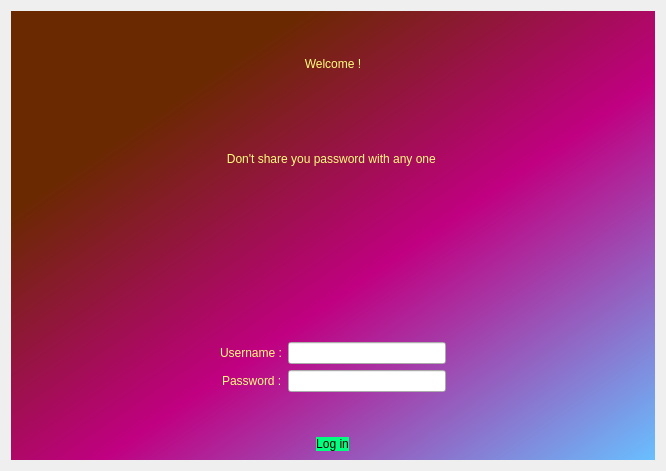
<?xml version="1.0" encoding="UTF-8"?>
<ui version="4.0">
 <class>Dialog</class>
 <widget class="QDialog" name="Dialog">
  <property name="geometry">
   <rect>
    <x>0</x>
    <y>0</y>
    <width>666</width>
    <height>471</height>
   </rect>
  </property>
  <property name="windowTitle">
   <string>LOGIN WINDOW</string>
  </property>
  <layout class="QGridLayout" name="gridLayout">
   <item row="1" column="0">
    <widget class="QWidget" name="wg" native="true">
     <property name="styleSheet">
      <string notr="true">QWidget#wg{
background-color: qlineargradient(spread:pad, x1:0.221591, y1:0.211, x2:1, y2:1, stop:0.0113636 rgba(106, 41, 0, 255), stop:0.454545 rgba(192, 0, 129, 255), stop:1 rgba(104, 192, 255, 255));
}</string>
     </property>
     <layout class="QGridLayout" name="gridLayout_2">
      <item row="0" column="0">
       <widget class="QLabel" name="mainline">
        <property name="layoutDirection">
         <enum>Qt::LeftToRight</enum>
        </property>
        <property name="styleSheet">
         <string notr="true">font: 28pt &quot;Algerian&quot;;
color: rgb(255, 255, 127);</string>
        </property>
        <property name="text">
         <string>Welcome !</string>
        </property>
        <property name="alignment">
         <set>Qt::AlignCenter</set>
        </property>
       </widget>
      </item>
      <item row="4" column="0">
       <layout class="QFormLayout" name="formLayout">
        <property name="labelAlignment">
         <set>Qt::AlignRight|Qt::AlignTrailing|Qt::AlignVCenter</set>
        </property>
        <property name="formAlignment">
         <set>Qt::AlignLeading|Qt::AlignLeft|Qt::AlignVCenter</set>
        </property>
        <property name="leftMargin">
         <number>200</number>
        </property>
        <property name="rightMargin">
         <number>200</number>
        </property>
        <property name="bottomMargin">
         <number>0</number>
        </property>
        <item row="0" column="0">
         <widget class="QLabel" name="label_3">
          <property name="styleSheet">
           <string notr="true">font: 75 14pt &quot;MS Shell Dlg 2&quot;;
color: rgb(255, 255, 127);</string>
          </property>
          <property name="text">
           <string>Username :</string>
          </property>
         </widget>
        </item>
        <item row="0" column="1">
         <widget class="QLineEdit" name="username">
          <property name="styleSheet">
           <string notr="true">font: 75 14pt &quot;MS Shell Dlg 2&quot;;
color: rgb(0, 0, 0);</string>
          </property>
         </widget>
        </item>
        <item row="1" column="0">
         <widget class="QLabel" name="label_4">
          <property name="styleSheet">
           <string notr="true">font: 75 14pt &quot;MS Shell Dlg 2&quot;;
color: rgb(255, 255, 127);</string>
          </property>
          <property name="text">
           <string>Password :</string>
          </property>
         </widget>
        </item>
        <item row="1" column="1">
         <widget class="QLineEdit" name="password">
          <property name="layoutDirection">
           <enum>Qt::LeftToRight</enum>
          </property>
          <property name="styleSheet">
           <string notr="true">font: 75 14pt &quot;MS Shell Dlg 2&quot;;
color: rgb(0, 0, 0);</string>
          </property>
          <property name="echoMode">
           <enum>QLineEdit::Password</enum>
          </property>
         </widget>
        </item>
       </layout>
      </item>
      <item row="6" column="0" alignment="Qt::AlignHCenter">
       <widget class="QPushButton" name="login">
        <property name="layoutDirection">
         <enum>Qt::LeftToRight</enum>
        </property>
        <property name="styleSheet">
         <string notr="true">border-radius:20px ;
font: 35pt &quot;Bauhaus 93&quot;;
background-color: rgb(0, 255, 127);</string>
        </property>
        <property name="text">
         <string>Log in</string>
        </property>
       </widget>
      </item>
      <item row="2" column="0">
       <widget class="QLabel" name="error">
        <property name="styleSheet">
         <string notr="true">color: rgb(255, 255, 255);
font: 10pt &quot;Elephant&quot;;</string>
        </property>
        <property name="text">
         <string/>
        </property>
        <property name="scaledContents">
         <bool>false</bool>
        </property>
        <property name="alignment">
         <set>Qt::AlignCenter</set>
        </property>
        <property name="indent">
         <number>0</number>
        </property>
       </widget>
      </item>
      <item row="3" column="0">
       <spacer name="horizontalSpacer_2">
        <property name="orientation">
         <enum>Qt::Horizontal</enum>
        </property>
        <property name="sizeHint" stdset="0">
         <size>
          <width>40</width>
          <height>20</height>
         </size>
        </property>
       </spacer>
      </item>
      <item row="5" column="0">
       <spacer name="horizontalSpacer_3">
        <property name="orientation">
         <enum>Qt::Horizontal</enum>
        </property>
        <property name="sizeHint" stdset="0">
         <size>
          <width>40</width>
          <height>20</height>
         </size>
        </property>
       </spacer>
      </item>
      <item row="1" column="0">
       <widget class="QLabel" name="subline">
        <property name="layoutDirection">
         <enum>Qt::LeftToRight</enum>
        </property>
        <property name="styleSheet">
         <string notr="true">font: 10pt &quot;Areal&quot;;
color: rgb(255, 255, 127);</string>
        </property>
        <property name="text">
         <string>Don't share you password with any one </string>
        </property>
        <property name="alignment">
         <set>Qt::AlignCenter</set>
        </property>
       </widget>
      </item>
     </layout>
    </widget>
   </item>
  </layout>
 </widget>
 <resources/>
 <connections/>
</ui>
